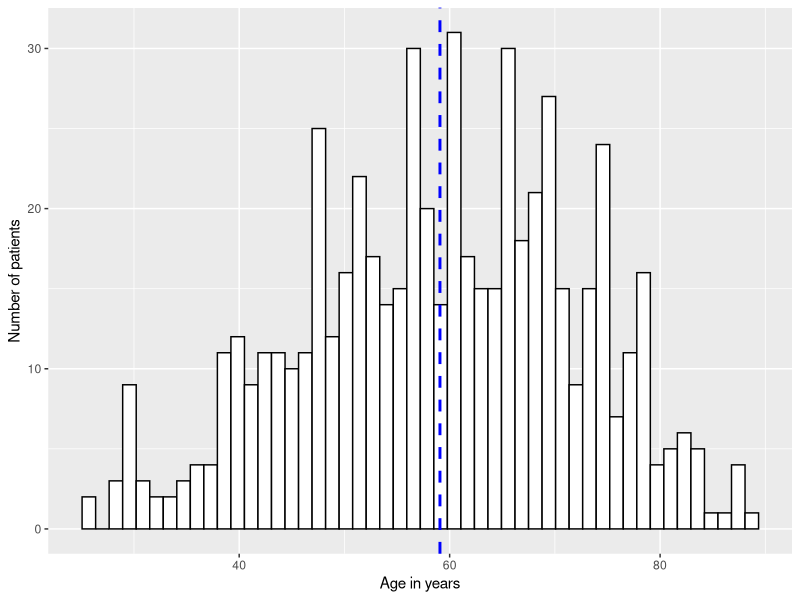
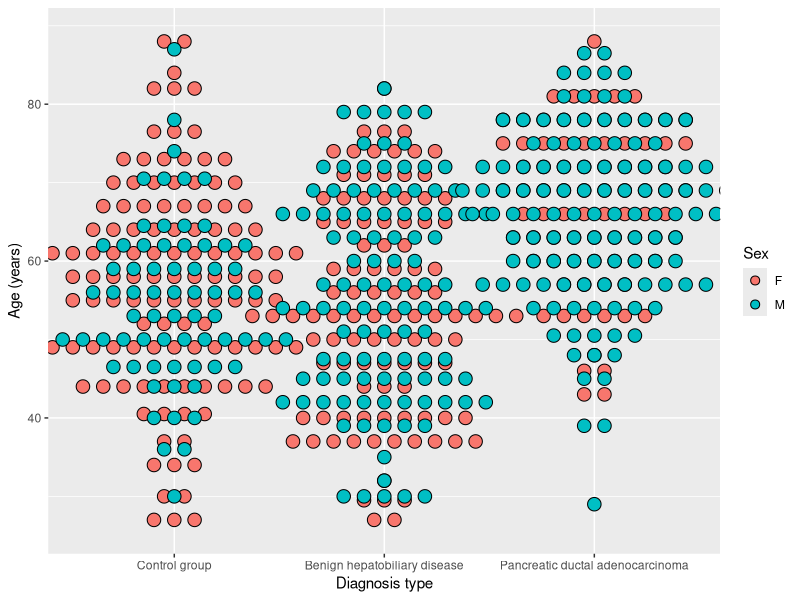
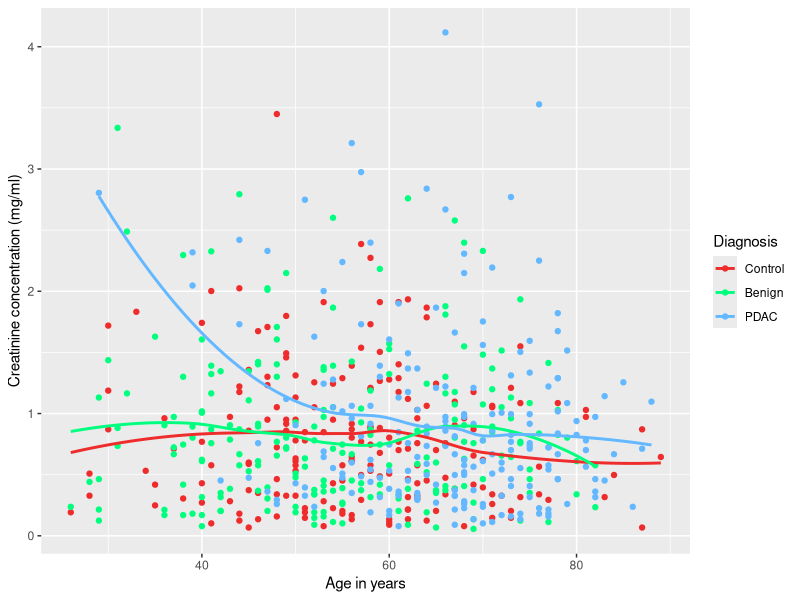
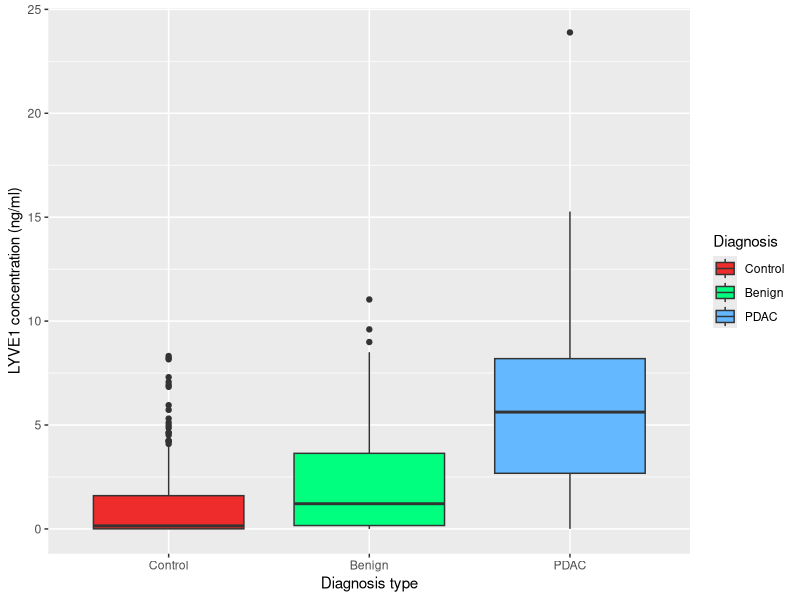
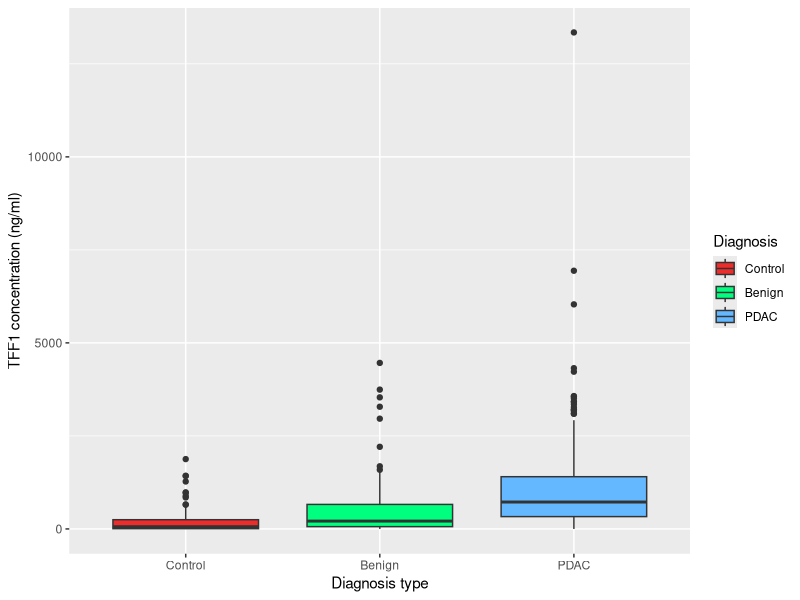
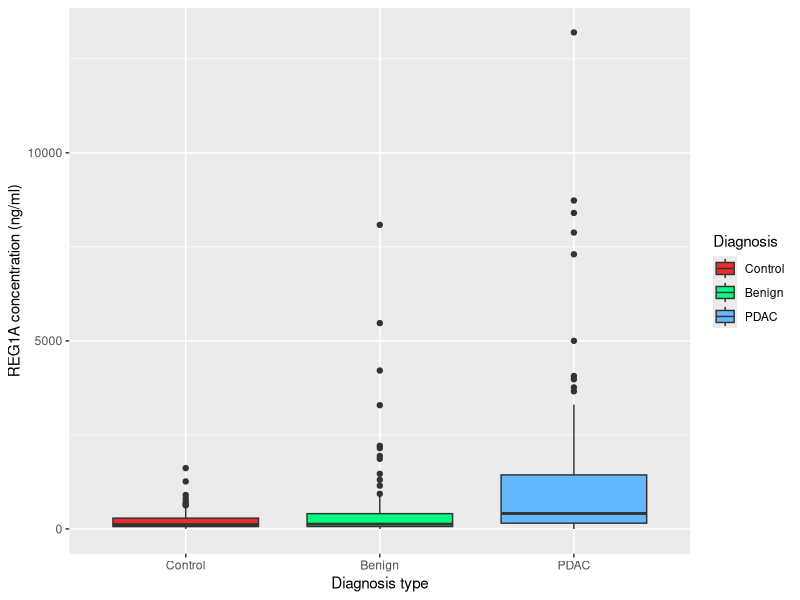
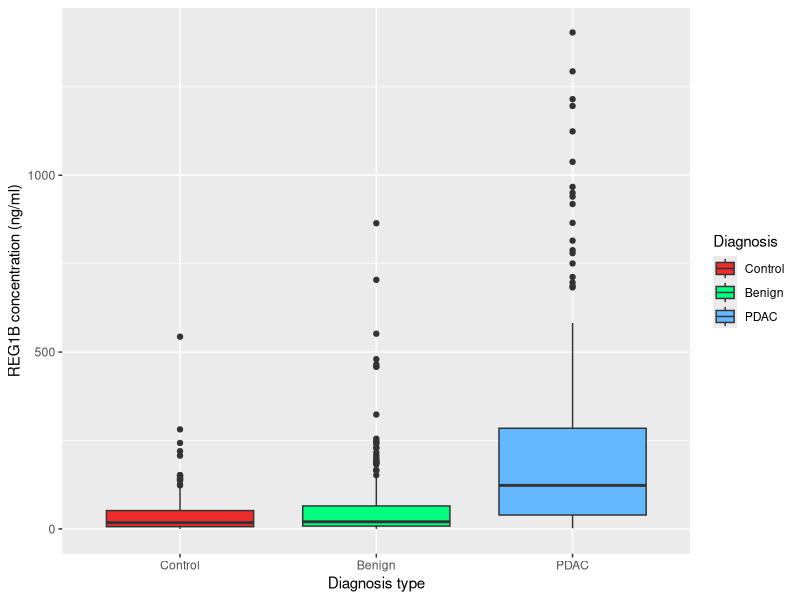
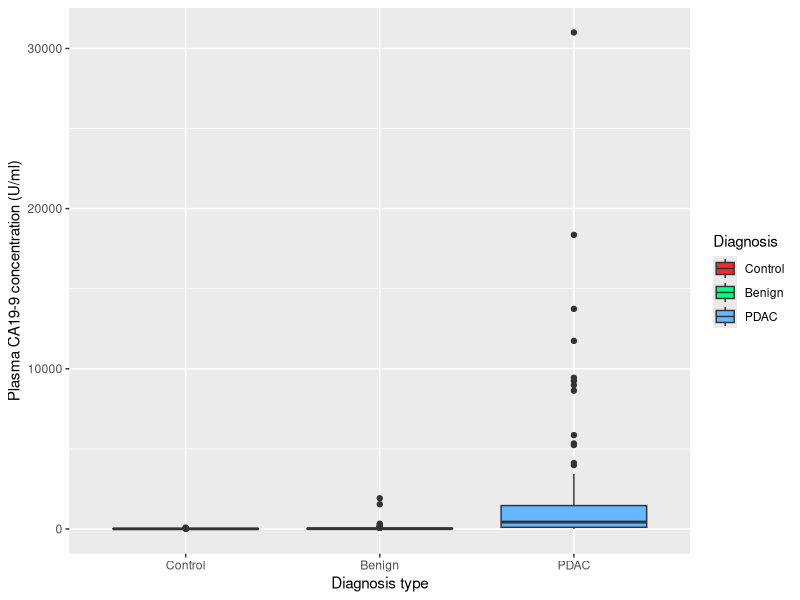

The R script that drew these images, in order: (Note: this script raises an error after producing the figures.)
## ---- chunk 1
knitr::opts_chunk$set(echo = TRUE, fig.pos = 'H')
## ---- chunk 2
library(ggplot2)
library(knitr)                  
library(dplyr)

#Packages needed for conversion from CSV to ARFF, which WEKA prefers.
library(foreign)
## ---- chunk 3
data_description <- read.table("data/Debernardi et al 2020 documentation.csv", header = TRUE, sep = ",")
measured_data <- read.table("data/Debernardi et al 2020 data.csv", header = TRUE, sep=",")
## ---- chunk 4
#Create a dataframe of the existing matrix so the rows and columns are no longer fixed.
DF_measured_data <- data.frame(measured_data)
## ---- chunk 5
summary(DF_measured_data)
## ---- chunk 6
#taking a look at the age distribution of the entries.
ggplot(data = DF_measured_data, mapping = aes(x=age)) + 
  geom_histogram(color="black", fill="white", bins = 50) + 
  geom_vline(aes(xintercept=mean(age)), color="blue", linetype="dashed", size=1) + 
  labs(x = "Age in years", y = "Number of patients")
## ---- chunk 7
DF_measured_data$diagnosis <- as.factor(DF_measured_data$diagnosis)
ggplot(data = DF_measured_data, mapping = aes(x=diagnosis, y=age, fill=as.factor(sex))) + 
          geom_dotplot(binaxis='y', stackdir='center', stackratio=1.5, dotsize=0.75, binwidth = 2.3) +
          scale_x_discrete(breaks = 1:3, labels=c("Control group","Benign hepatobiliary disease","Pancreatic ductal adenocarcinoma")) +
          labs(x = "Diagnosis type", y = "Age (years)", fill = "Sex" )
## ---- chunk 8

ggplot(DF_measured_data, aes(age, creatinine)) + 
  geom_point(aes(colour = factor(diagnosis))) + 
  geom_smooth(se=F, aes(colour=factor(diagnosis))) +
  labs(y="Creatinine concentration (mg/ml)", 
       x="Age in years", 
       color = "Diagnosis") +
  scale_color_manual(labels = c("Control", "Benign", "PDAC"), values = c("firebrick2", "springgreen", "steelblue1"))
## ---- chunk 9

ggplot(DF_measured_data, aes(x=diagnosis, y=LYVE1, fill=diagnosis)) +
  geom_boxplot() +
  scale_x_discrete(breaks = 1:3, labels=c("Control","Benign","PDAC")) +
  labs(x = "Diagnosis type", y = "LYVE1 concentration (ng/ml)", fill = "Diagnosis") +
  scale_fill_manual(values = c("firebrick2", "springgreen", "steelblue1"),
                     labels = c("Control","Benign","PDAC"))
## ---- chunk 10

ggplot(DF_measured_data, aes(x=diagnosis, y=TFF1, fill=diagnosis)) +
  geom_boxplot() +
  scale_x_discrete(breaks = 1:3, labels=c("Control","Benign","PDAC")) +
  labs(x = "Diagnosis type", y = "TFF1 concentration (ng/ml)", fill = "Diagnosis") +
  scale_fill_manual(values = c("firebrick2", "springgreen", "steelblue1"),
                     labels = c("Control","Benign","PDAC"))
## ---- chunk 11

ggplot(DF_measured_data, aes(x=diagnosis, y=REG1A, fill=diagnosis)) +
  geom_boxplot() +
  scale_x_discrete(breaks = 1:3, labels=c("Control","Benign","PDAC")) +
  labs(x = "Diagnosis type", y = "REG1A concentration (ng/ml)", fill = "Diagnosis") +
  scale_fill_manual(values = c("firebrick2", "springgreen", "steelblue1"),
                     labels = c("Control","Benign","PDAC"))
## ---- chunk 12

ggplot(DF_measured_data, aes(x=diagnosis, y=REG1B, fill=diagnosis)) +
  geom_boxplot() +
  scale_x_discrete(breaks = 1:3, labels=c("Control","Benign","PDAC")) +
  labs(x = "Diagnosis type", y = "REG1B concentration (ng/ml)", fill = "Diagnosis") +
  scale_fill_manual(values = c("firebrick2", "springgreen", "steelblue1"),
                     labels = c("Control","Benign","PDAC"))
## ---- chunk 13
ggplot(DF_measured_data, aes(x=diagnosis, y=plasma_CA19_9, fill=diagnosis)) +
  geom_boxplot() +
  scale_x_discrete(breaks = 1:3, labels=c("Control","Benign","PDAC")) +
  labs(x = "Diagnosis type", y = "Plasma CA19-9 concentration (U/ml)", fill = "Diagnosis") +
  scale_fill_manual(values = c("firebrick2", "springgreen", "steelblue1"),
                     labels = c("Control","Benign","PDAC"))

## ---- chunk 14
cleaned_DF <- subset(DF_measured_data, select = -c(sample_id, patient_cohort, sample_origin))
head(cleaned_DF)
## ---- chunk 15
summary(filter(cleaned_DF, diagnosis==1)$age)
## ---- chunk 16
summary(filter(cleaned_DF, diagnosis==2)$age)
## ---- chunk 17
summary(filter(cleaned_DF, diagnosis==3)$age)
## ---- chunk 18
ggplot(filter(cleaned_DF, sex=="F"), aes(x="", y=diagnosis, fill=diagnosis)) +
  geom_bar(stat="identity", width=1) +
  coord_polar("y", start=0) +
  theme_void() +
  scale_fill_manual(values = c("thistle1", "violetred1", "deeppink4"), labels = c("Control", "Benign", "PDAC")) +
  guides(fill=guide_legend(title="Diagnosis"))

## ---- chunk 19
ggplot(filter(cleaned_DF, sex=="M"), aes(x="", y=diagnosis, fill=diagnosis)) +
  geom_bar(stat="identity", width=1) +
  coord_polar("y", start=0) +
  theme_void() +
  scale_fill_manual(values = c("cadetblue1", "dodgerblue2", "slateblue4"), labels = c("Control", "Benign", "PDAC")) +
  guides(fill=guide_legend(title="Diagnosis"))

## ---- chunk 20
cleaned_DF <- subset(cleaned_DF, select = -sex)
head(cleaned_DF)
## ---- chunk 21
cleaned_DF <- subset(cleaned_DF, select = -stage)
head(cleaned_DF)
## ---- chunk 22
cleaned_DF <- subset(cleaned_DF, select = -benign_sample_diagnosis)
head(cleaned_DF)
## ---- chunk 23
fill_na <- function(entry){
  
  #Calculate the mean of each of the marker concentrations of the entry within the entry's diagnosis catagory.
  #Next, calculate the distance in percentages.
  #IE The mean of total concentration of x is 10, the entry concentration is 8
  #IE (100 / 10) * 8 = 80%. So the entry fills 80% of the average of x. 
  #Repeat this for all complete attributes, and calculate the mean of these concentrations of the entry
  crea_mean <- mean(filter(cleaned_DF, diagnosis==entry[2])$creatinine)
  dist_crea <- (100 / crea_mean) * as.numeric(entry[4])
  
  LYVE1_mean <- mean(filter(cleaned_DF, diagnosis==entry[2])$LYVE1)
  dist_LYVE1 <- (100 / LYVE1_mean) * as.numeric(entry[5])
  
  REG1B_mean <- mean(filter(cleaned_DF, diagnosis==entry[2])$REG1B)
  dist_REG1B <- (100 / REG1B_mean) * as.numeric(entry[6])
  
  TFF1_mean <- mean(filter(cleaned_DF, diagnosis==entry[2])$TFF1)
  dist_TFF1 <- (100 / TFF1_mean) * as.numeric(entry[7])
  
  #Calculate the average distance (in %) of the entry's marker concentration.
  avr_dist <- mean(c(dist_crea, dist_LYVE1, dist_REG1B, dist_TFF1))
  
  #Calculate the replacement of the NA values, disregard any NA entries. 
  mean_CA19_9 <- mean(filter(cleaned_DF, diagnosis==entry[2])$plasma_CA19_9, na.rm=TRUE)
  mean_REG1A <- mean(filter(cleaned_DF, diagnosis==entry[2])$REG1A, na.rm=TRUE)
  
  #Calculate the values that may fill in the NA spaces.
  to_fill_CA19_9 <- (100 / mean_CA19_9) * avr_dist
  to_fill_REG1A <- (100 / mean_REG1A) * avr_dist
  
  #Set a return variable
  toReturn <- entry

  #Check if plasma_CA19_9 is NA, if so, fill it in.
  toReturn[3] <- ifelse(is.na(toReturn[3]), to_fill_CA19_9, toReturn[3])
  #Check if REG1A is NA, if so, fill it in.
  toReturn[8] <- ifelse(is.na(toReturn[8]), to_fill_REG1A, toReturn[8])

  return(toReturn)
}

#apply the function to the cleaned dataframe
cleaned_noNA_DF <- apply(cleaned_DF, MARGIN = 1, fill_na)
#Flip the comlumsn and rows (to counter the result of how apply() works).
cleaned_noNA_DF <- t(cleaned_noNA_DF)
## ---- chunk 24
#Change values from characters to numeric.
cleaned_noNA_DF <- data.frame(apply(cleaned_noNA_DF, 2, function(x) as.numeric(as.character(x))))

#Log(2) any catagories that can differ by orders of magnitude.
#CA19-9, because one entry came out at exactly 0, log(2) creates an -INF value. To prevent this, an additional condition has been added to not process zeros. 
cleaned_noNA_DF[, 3] <- ifelse(cleaned_noNA_DF[, 3] != 0, log(cleaned_noNA_DF[, 3], 2), 0)
#REG1B and TFF1
cleaned_noNA_DF[, 6:7] <- log(cleaned_noNA_DF[, 6:7], 2)

## ---- chunk 25
#Save the data to disk ready for feeding to an ML algorithm.
write.csv(cleaned_noNA_DF, file="/Users/nilsmooldijk/Desktop/School/Blok_9/Blok_9_2021/Thema/Docs/data/PDAC_cleaned_data.csv")
write.arff(cleaned_noNA_DF, file="/Users/nilsmooldijk/Desktop/School/Blok_9/Blok_9_2021/Thema/Docs/data/PDAC_cleaned_data.arff")
## ---- chunk 26
#Make a copy of the cleaned_noNA_DF dataframe.
specific_DF_master <- cleaned_noNA_DF

#Create a new factor that just holds whether the entry is positive or negative for PDAC.
decide_factor <- function(x){
 toReturn <- ifelse(x[2] == 3, "P", "N")
 return(toReturn)
}

simple_diag <- decide_factor(specific_DF_master)
specific_DF_master <- cbind(specific_DF_master, simple_diag)
colnames(specific_DF_master)[9] <- "PDAC_diag"  
## ---- chunk 27
rem_plasma_specific <- subset(specific_DF_master, select = -c(2,3))
write.arff(rem_plasma_specific, file="/Users/nilsmooldijk/Desktop/School/Blok_9/Blok_9_2021/Thema/Docs/data/specific_data/rem_plasma_specific_data.arff")

rem_crea_specific <- subset(specific_DF_master, select = -4)
write.arff(rem_crea_specific, file="/Users/nilsmooldijk/Desktop/School/Blok_9/Blok_9_2021/Thema/Docs/data/specific_data/rem_crea_specific_data.arff")

rem_LYVE1_specific <- subset(specific_DF_master, select = -5)
write.arff(rem_LYVE1_specific, file="/Users/nilsmooldijk/Desktop/School/Blok_9/Blok_9_2021/Thema/Docs/data/specific_data/rem_LYVE1_specific_data.arff")

rem_REG1B_specific <- subset(specific_DF_master, select = -6)
write.arff(rem_REG1B_specific, file="/Users/nilsmooldijk/Desktop/School/Blok_9/Blok_9_2021/Thema/Docs/data/specific_data/rem_REG1B_specific_data.arff")

rem_TFF1_specific <- subset(specific_DF_master, select = -7)
write.arff(rem_TFF1_specific, file="/Users/nilsmooldijk/Desktop/School/Blok_9/Blok_9_2021/Thema/Docs/data/specific_data/rem_TFF1_specific_data.arff")

rem_REG1A_specific <- subset(specific_DF_master, select = -8)
write.arff(rem_REG1A_specific, file="/Users/nilsmooldijk/Desktop/School/Blok_9/Blok_9_2021/Thema/Docs/data/specific_data/rem_REG1A_specific_data.arff")


